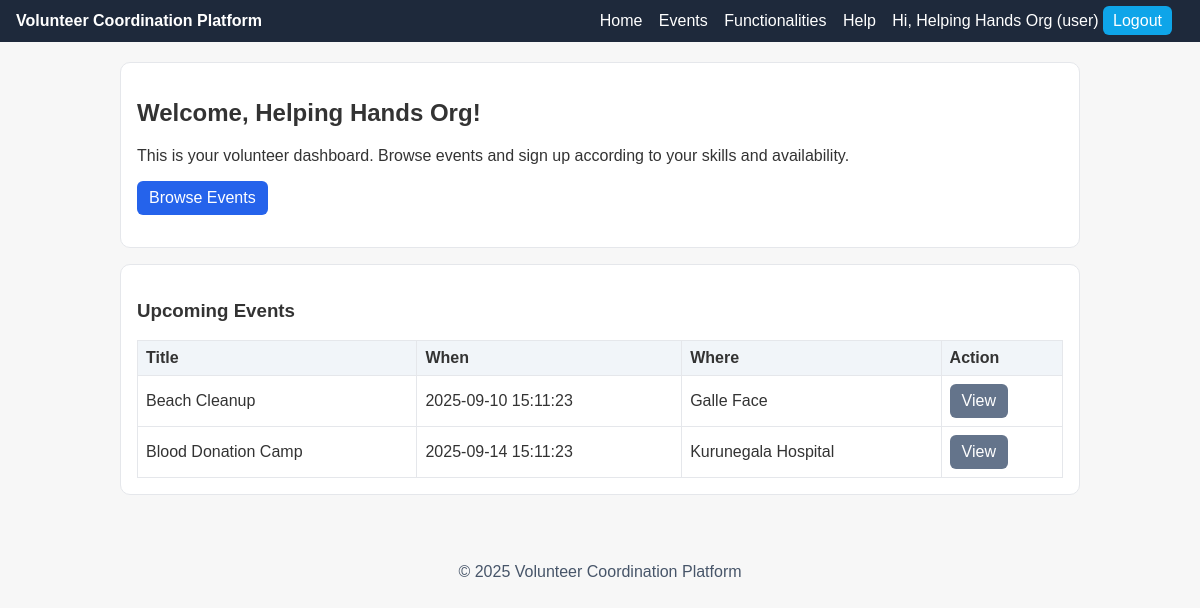
Page /home.php (signed in) on the committed database.
### tables this page shows
CREATE TABLE events (
  id INT AUTO_INCREMENT PRIMARY KEY,
  title VARCHAR(150) NOT NULL,
  description VARCHAR(500) DEFAULT NULL,
  event_time DATETIME NOT NULL,
  location VARCHAR(150) NOT NULL,
  required_skills VARCHAR(255) DEFAULT NULL,
  slots INT NOT NULL DEFAULT 10,
  created_by INT NOT NULL,
  created_at TIMESTAMP DEFAULT CURRENT_TIMESTAMP,
  FOREIGN KEY (created_by) REFERENCES users(id) ON DELETE CASCADE
);

### auth.php (called while the page is built, shortened)
<?php
function current_user() {
    return $_SESSION['user'] ?? null;
}
?>

### home.php (the view, shortened to what this page needs)
<?php
require_once 'db.php';
require_once 'auth.php';
include 'header.php';
$role = current_user()['role'];
$name = htmlspecialchars(current_user()['name']);
?>
<div class="card">
  <h2>Welcome, <?php echo $name; ?>!</h2>
  <?php if ($role === 'admin'): ?>
    <p>This is your admin dashboard. From here, you can manage users, create events, and view reports.</p>
    <p><a class="btn" href="admin.php">Go to Admin Panel</a></p>
  <?php else: ?>
    <p>This is your volunteer dashboard. Browse events and sign up according to your skills and availability.</p>
    <p><a class="btn" href="events.php">Browse Events</a></p>
  <?php endif; ?>
</div>
<div class="card">
  <h3>Upcoming Events</h3>
  <?php
    $q = $conn->query("SELECT id, title, event_time, location FROM events ORDER BY event_time ASC LIMIT 5");
    if ($q && $q->num_rows > 0):
  ?>
    <table class="table">
      <tr><th>Title</th><th>When</th><th>Where</th><th>Action</th></tr>
      <?php while ($e = $q->fetch_assoc()): ?>
        <tr>
          <td><?php echo htmlspecialchars($e['title']); ?></td>
          <td><?php echo htmlspecialchars($e['event_time']); ?></td>
          <td><?php echo htmlspecialchars($e['location']); ?></td>
          <td><a class="btn secondary" href="events.php#event-<?php echo $e['id']; ?>">View</a></td>
        </tr>
      <?php endwhile; ?>
    </table>
  <?php else: ?>
    <p>No events yet.</p>
  <?php endif; ?>
</div>
<?php include 'footer.php'; ?>

### styles.css (style rules this page uses)
* { box-sizing: border-box; font-family: Arial, sans-serif; }
body { margin: 0; background: #f7f7f7; color: #333; }
.card { background: #fff; border: 1px solid #e5e7eb; border-radius: 10px; padding: 16px; margin-bottom: 16px; }
.btn { display: inline-block; padding: 8px 12px; border-radius: 6px; background: #2563eb; color: #fff; text-decoration: none; }
.btn.secondary { background: #64748b; }
.table { width: 100%; border-collapse: collapse; }
.table th, .table td { border: 1px solid #e5e7eb; padding: 8px; text-align: left; }
.table th { background: #f1f5f9; }

### rows in the picture
events: title "Beach Cleanup", event_time "2025-09-10 15:11:23", location "Galle Face"
events: title "Blood Donation Camp", event_time "2025-09-14 15:11:23", location "Kurunegala Hospital"

### other values in the picture
current_user()['name'] "Helping Hands Org"
current_user()['role'] "user"
$name "Helping Hands Org"
